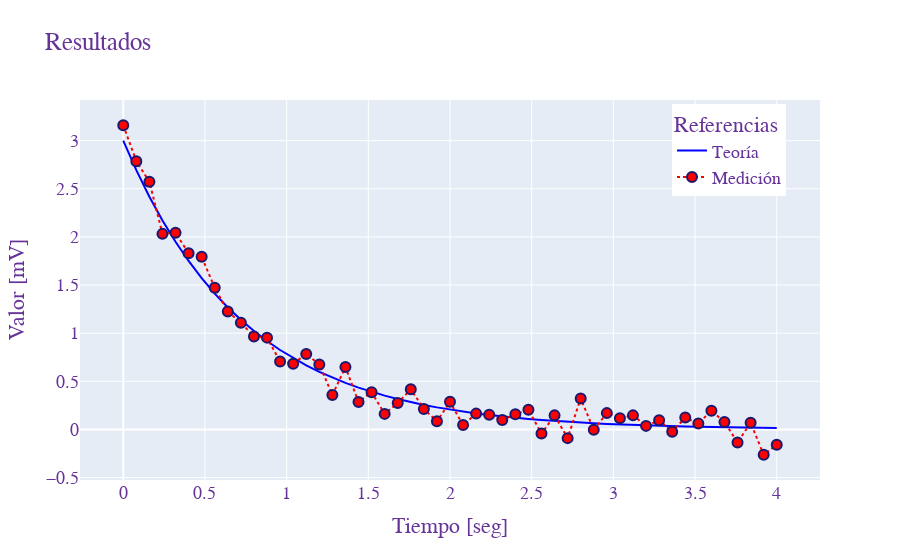

The notebook cell this image was saved under:
### Markdown cell above
Para agregar nombres a los ejes usamos `xlabel` y `ylabel`:
Los títulos a la figura se pueden agregar con `title`:

### Code cell
fig = go.Figure()

fig.add_trace(go.Scatter(
    x=x
    ,y=y
    ,name='Teoría'
    ,line=dict(
         color='blue'
        ,width=2)
    ))
fig.add_trace(go.Scatter(
     x=x
    ,y=medicion
    ,name='Medición'
    ,mode='lines+markers'
    ,line=dict(
        color='red'
        ,width=2
        ,dash='dot')
    ,marker=dict(
        color='red'
        ,symbol='circle'
        ,size=10
        ,line_width=2
        ,line_color="midnightblue")))

fig.update_layout(
    title="Resultados",
    xaxis_title="Tiempo [seg]",
    yaxis_title="Valor [mV]",
    legend_title="Referencias",
    font=dict(
        family="Courier New, monospace",
        size=18,
        color="RebeccaPurple"
    ),
    legend=dict(
    yanchor="top",
    y=0.99,
    xanchor="left",
    x=0.8)
)

fig.show()

### Figure 1 — Plotly figure (JSON) as saved in the notebook; plotly's stock layout.template omitted (floating-point values rounded to 4 significant figures)
{"data": [{"line": {"color": "blue", "width": 2}, "name": "Teoría", "type": "scatter", "x": [0, 0.08, 0.16, 0.24, 0.32, 0.4, 0.48, 0.56, 0.64, 0.72, 0.8, 0.88, 0.96, 1.04, 1.12, 1.2, 1.28, 1.36, 1.44, 1.52, 1.6, 1.68, 1.76, 1.84, 1.92, 2, 2.08, 2.16, 2.24, 2.32, 2.4, 2.48, 2.56, 2.64, 2.72, 2.8, 2.88, 2.96, 3.04, 3.12, 3.2, 3.28, 3.36, 3.44, 3.52, 3.6, 3.68, 3.76, 3.84, 3.92, 4], "y": [3, 2.693, 2.418, 2.171, 1.949, 1.75, 1.571, 1.411, 1.268, 1.138, 1.023, 0.9187, 0.8253, 0.7415, 0.6662, 0.5986, 0.5379, 0.4834, 0.4345, 0.3905, 0.351, 0.3155, 0.2836, 0.2549, 0.2292, 0.2061, 0.1853, 0.1666, 0.1498, 0.1347, 0.1211, 0.1089, 0.09798, 0.08813, 0.07926, 0.0713, 0.06413, 0.05769, 0.0519, 0.04669, 0.04201, 0.03779, 0.034, 0.0306, 0.02753, 0.02477, 0.02229, 0.02006, 0.01805, 0.01625, 0.01462]}, {"line": {"color": "red", "dash": "dot", "width": 2}, "marker": {"color": "red", "line": {"color": "midnightblue", "width": 2}, "size": 10, "symbol": "circle"}, "mode": "lines+markers", "name": "Medición", "type": "scatter", "x": [0, 0.08, 0.16, 0.24, 0.32, 0.4, 0.48, 0.56, 0.64, 0.72, 0.8, 0.88, 0.96, 1.04, 1.12, 1.2, 1.28, 1.36, 1.44, 1.52, 1.6, 1.68, 1.76, 1.84, 1.92, 2, 2.08, 2.16, 2.24, 2.32, 2.4, 2.48, 2.56, 2.64, 2.72, 2.8, 2.88, 2.96, 3.04, 3.12, 3.2, 3.28, 3.36, 3.44, 3.52, 3.6, 3.68, 3.76, 3.84, 3.92, 4], "y": [3.16, 2.786, 2.574, 2.032, 2.042, 1.831, 1.793, 1.471, 1.224, 1.109, 0.9651, 0.9537, 0.7057, 0.6831, 0.784, 0.6752, 0.3573, 0.6484, 0.2848, 0.3864, 0.1617, 0.2752, 0.4164, 0.2133, 0.08446, 0.287, 0.04548, 0.1644, 0.1523, 0.09817, 0.1574, 0.2038, -0.04317, 0.1462, -0.09021, 0.3226, -0.004157, 0.1696, 0.1163, 0.1462, 0.03705, 0.09434, -0.02368, 0.1229, 0.06154, 0.1948, 0.07724, -0.1357, 0.06867, -0.2629, -0.1589]}], "layout": {"font": {"color": "RebeccaPurple", "family": "Courier New, monospace", "size": 18}, "legend": {"title": {"text": "Referencias"}, "x": 0.8, "xanchor": "left", "y": 0.99, "yanchor": "top"}, "title": {"text": "Resultados"}, "xaxis": {"title": {"text": "Tiempo [seg]"}}, "yaxis": {"title": {"text": "Valor [mV]"}}}}
